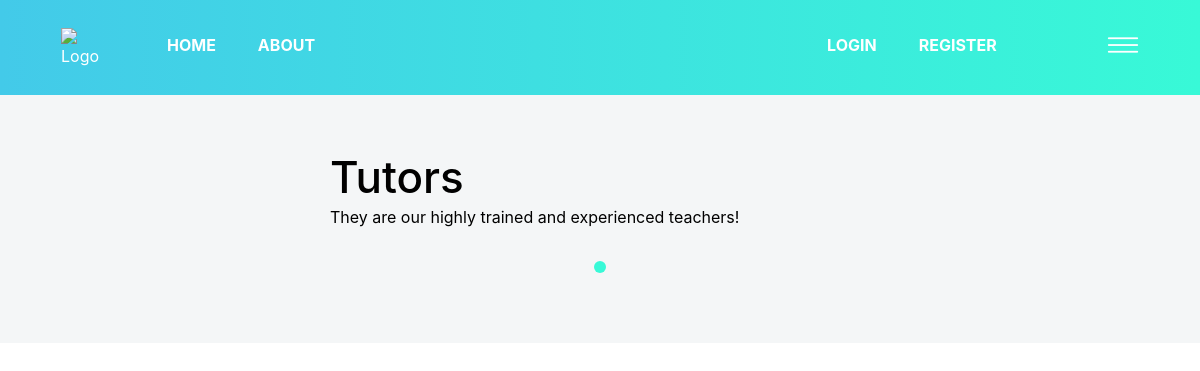
The page /Views/teachers.php on the database as committed earlier.
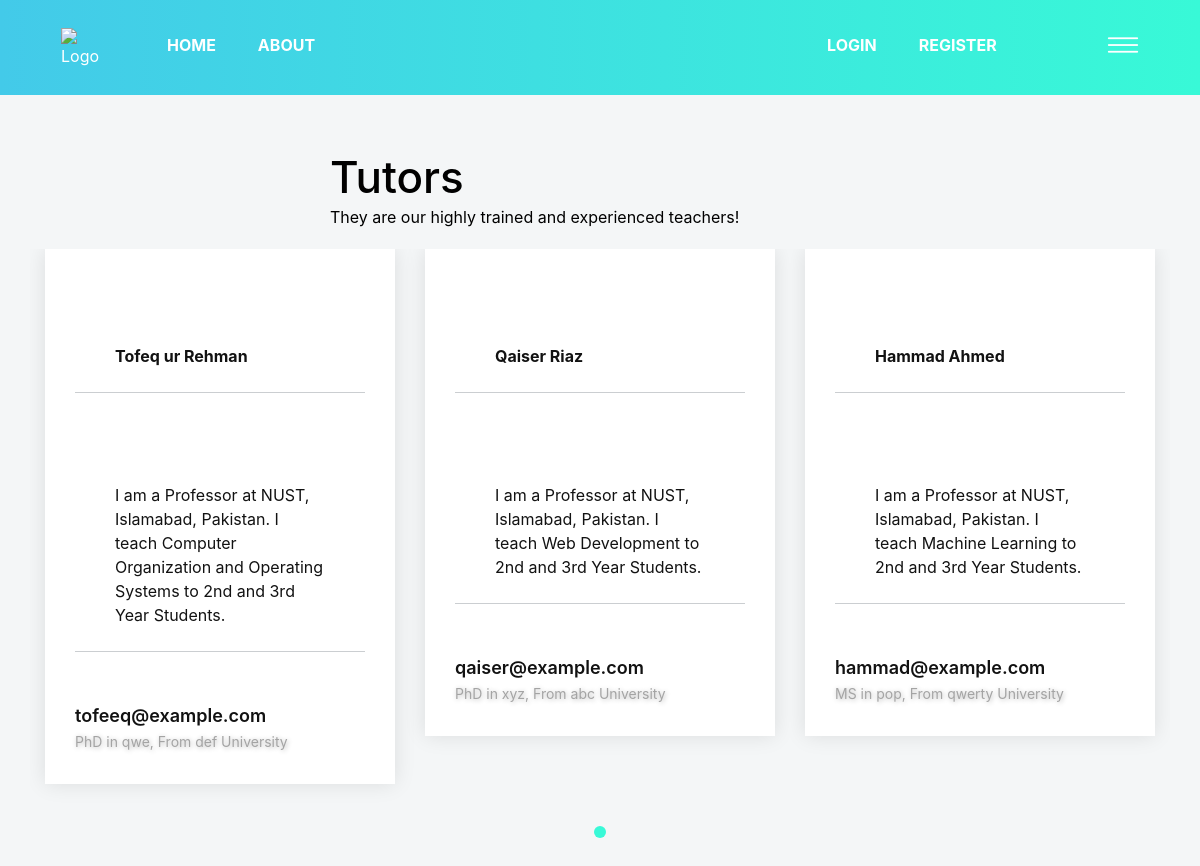
The same page on the database as committed later.
### tables this page shows
CREATE TABLE `teacher` ( `email` VARCHAR(100) NOT NULL , `username` VARCHAR(100) NOT NULL , `password` VARCHAR(100) NOT NULL , `education` VARCHAR(1000) NOT NULL , `description` VARCHAR(1000) NOT NULL , PRIMARY KEY (`email`));

### Models/UserModel.php (called while the page is built, shortened)
<?php
	require_once "DBconfig.php";
	function getTeacherTable(){
		global $database_connection;
		$sql_query         = "SELECT email, username, education, description FROM teacher";
		$sql_query_execute = mysqli_query($database_connection, $sql_query);
		return $sql_query_execute;
	}
?>

### Views/teachers.php (the view, shortened to what the changed rows need)
<?php
    include "../Models/DBconfig.php";
    include "../Models/UserModel.php";
    $teacher_records = getTeacherTable()
?>
<!DOCTYPE html>
<html lang="en">
<head>
    <link rel="stylesheet" href="../web project/assets/css/bootstrap.min.css">
    <link rel="stylesheet" href="../web project/assets/css/LineIcons.css">
    <link rel="stylesheet" href="../web project/assets/css/slick.css">
    <link rel="stylesheet" href="../web project/assets/css/animate.css">
    <link rel="stylesheet" href="../web project/assets/css/default.css">
    <link rel="stylesheet" href="../web project/assets/css/style.css">
</head>
<body>
    <section id="testimonial" class="testimonial-area">
        <div class="container">
            <div class="row">
                <div class="col-lg-12">
                    <div class="row testimonial-active">
                        <?php while($teacher = mysqli_fetch_array($teacher_records)){ ?>
                        <div class="col-lg-4">
                            <div class="single-testimonial mb-30 text-center">
                                <div class="testimonial-content">
                                    <div class="single-portfolio wow fadeInUp" data-wow-duration="1.5s" data-wow-delay="0.9s">
                                    <h6 class="text"><?php echo $teacher["username"]; ?></h6>
                                    <p class="text"><?php echo $teacher["description"]; ?></p>
                                    <h6 class="author-name"><?php echo $teacher["email"]; ?></h6>
                                    <span class="sub-title"><?php echo $teacher["education"]; ?></span>
                                </div>
                                </div>
                            </div>
                        </div>
                        <?php } ?>
                    </div>
                </div>
            </div>
    </section>
</body>
</html>

Rows that differ between the two databases and show on the page:
added teacher: username "Hammad Ahmed", description "I am a Professor at NUST, Islamabad, Pakistan. I teach Machine Learning to 2nd and 3rd Year Students.", email "hammad@example.com", education "MS in pop, From qwerty University"
added teacher: username "Qaiser Riaz", description "I am a Professor at NUST, Islamabad, Pakistan. I teach Web Development to 2nd and 3rd Year Students.", email "qaiser@example.com", education "PhD in xyz, From abc University"
added teacher: username "Tofeq ur Rehman", description "I am a Professor at NUST, Islamabad, Pakistan. I teach Computer Organization and Operating Systems to 2nd and 3rd Year Students.", email "tofeeq@example.com", education "PhD in qwe, From def University"
